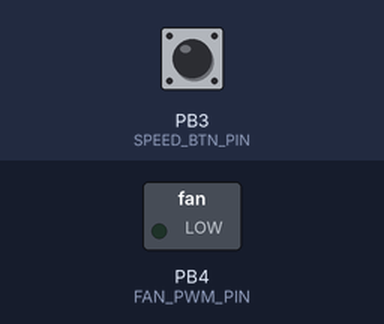
A sketch run on a simulated ATtiny85, built with avr-gcc and run on an emulated ATtiny85. Parts: switched loads named in the sketch (green lamp = pin HIGH). The inputs (shaded band) are chosen by the test bench; at power-on: PB3 (SPEED_BTN_PIN) HIGH.

Above: at 1.2 s.
1.3 s: PB3 (SPEED_BTN_PIN) pulled LOW for 0.15 s
At 2.5 s:
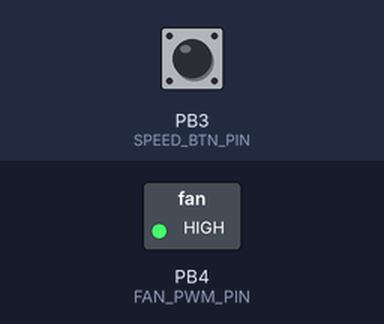
3.3 s: PB3 (SPEED_BTN_PIN) pulled LOW for 1 s
At 4.9 s:
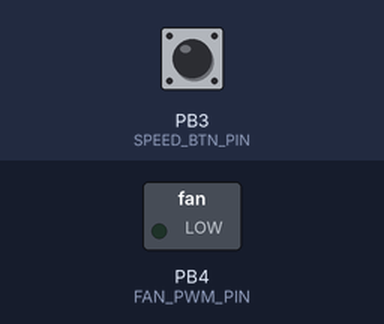
Timing chart, 0 to 6.4 s (numbered marks = the images above; inputs shaded):
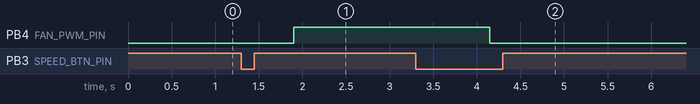

The sketch:

FanController.ino
```cpp
#include <OneButton.h>

// Pin Config
#define FAN_PWM_PIN PB4
#define SPEED_BTN_PIN PB3

// Misc Settings
#define SPEED_INTERVAL 64
#define SPEED_MAX     255
#define SPEED_HIGH    SPEED_MAX - (1 * SPEED_INTERVAL)
#define SPEED_MEDIUM  SPEED_MAX - (2 * SPEED_INTERVAL)
#define SPEED_LOW     SPEED_MAX - (3 * SPEED_INTERVAL)
#define SPEED_OFF     0

// Globals
OneButton Speed(SPEED_BTN_PIN, HIGH, false);
uint8_t currentSpeed = SPEED_OFF;

void initTimer1(void) {
  TCCR1 = 0x03 << COM1A0;

  // Timer 1 prescaler is 4 bits wide. At 8MHz:
  // 0x0 = ~ 15.4 KHz
  // 0x7 = ~ 963 Hz
  // 0xA = ~ 120 Hz
  // 0xC = ~ 30 Hz    <- This seems to balance rattle + whine
  // 0xF = < 10Hz
  TCCR1 |= 0xC << CS10;
}

void initButtons(void) {
  Speed.attachDoubleClick(fanMax);
  Speed.attachClick(cycleSpeed);
  Speed.attachLongPressStart(fanOff);
}

void cycleSpeed(void) {
  // Turn Off
  if (currentSpeed == 0) {
    currentSpeed = SPEED_MAX;
  // Slow Down
#ifdef SPEED_LOW
  } else if (currentSpeed <= SPEED_LOW) {
    currentSpeed = 0;
  } else if (currentSpeed <= SPEED_MEDIUM) {
    currentSpeed = SPEED_LOW;
#else
  } else if (currentSpeed <= SPEED_MEDIUM) {
    currentSpeed = 0;
#endif
  } else if (currentSpeed <= SPEED_HIGH) {
    currentSpeed = SPEED_MEDIUM;
  } else if (currentSpeed <= SPEED_MAX) {
    currentSpeed = SPEED_HIGH;
  }

  setSpeed(currentSpeed);
}

void fanMax(void) {
  currentSpeed = SPEED_MAX;
  setSpeed(currentSpeed);
}

void fanOff(void) {
  currentSpeed = 0;
  setSpeed(currentSpeed);
  Speed.reset();
}

void setSpeed(uint8_t speed) {
  analogWrite(FAN_PWM_PIN, speed);
}

void setup() {
  // Slow the prescaler:
  initTimer1();

  // Init Pins
  pinMode(FAN_PWM_PIN, OUTPUT);
  pinMode(SPEED_BTN_PIN, INPUT);

  // Init Buttons
  initButtons();

  setSpeed(currentSpeed);
}

void loop() {
  Speed.tick();
}
```

Measured:
- after the input at 1.3 s, PB4 (FAN_PWM_PIN): LOW → HIGH after 0.60 s
- after the input at 3.3 s, PB4 (FAN_PWM_PIN): HIGH → LOW after 0.85 s
